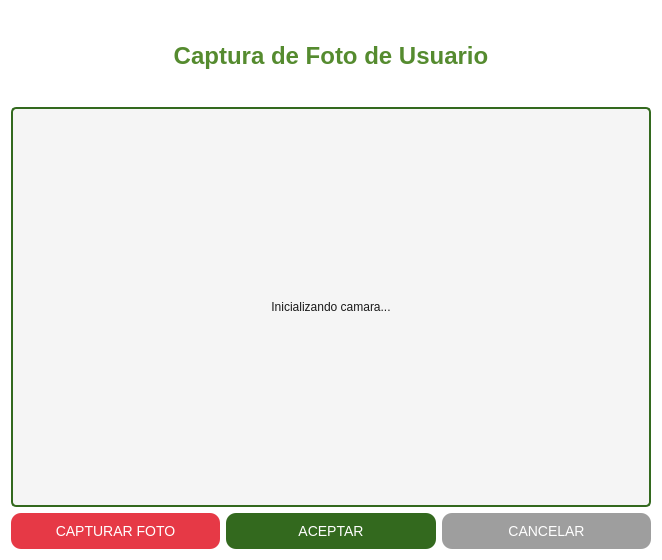
<?xml version="1.0" encoding="UTF-8"?>
<ui version="4.0">
 <class>CameraDialog</class>
 <widget class="QDialog" name="CameraDialog">
  <property name="geometry">
   <rect>
    <x>0</x>
    <y>0</y>
    <width>662</width>
    <height>560</height>
   </rect>
  </property>
  <property name="windowTitle">
   <string>Captura de Foto</string>
  </property>
  <property name="styleSheet">
   <string>background-color: #ffffff; color: #1a1a1a;</string>
  </property>
  <layout class="QVBoxLayout" name="verticalLayout">
   <item>
    <widget class="QLabel" name="lbl_titulo">
     <property name="styleSheet">
      <string>color: #558b2f;</string>
     </property>
     <property name="text">
      <string>&lt;html&gt;&lt;head/&gt;&lt;body&gt;&lt;p&gt;&lt;span style=&quot; font-size:18pt; font-weight:600;&quot;&gt;Captura de Foto de Usuario&lt;/span&gt;&lt;/p&gt;&lt;/body&gt;&lt;/html&gt;</string>
     </property>
     <property name="alignment">
      <set>Qt::AlignCenter</set>
     </property>
    </widget>
   </item>
   <item>
    <widget class="QLabel" name="lbl_video">
     <property name="minimumSize">
      <size>
       <width>640</width>
       <height>400</height>
      </size>
     </property>
     <property name="styleSheet">
      <string>background-color: #f5f5f5; border: 2px solid #33691e; border-radius: 5px;</string>
     </property>
     <property name="text">
      <string>Inicializando camara...</string>
     </property>
     <property name="alignment">
      <set>Qt::AlignCenter</set>
     </property>
    </widget>
   </item>
   <item>
    <layout class="QHBoxLayout" name="horizontalLayout">
     <item>
      <widget class="QPushButton" name="btn_capturar">
       <property name="cursor">
        <cursorShape>PointingHandCursor</cursorShape>
       </property>
       <property name="styleSheet">
        <string notr="true">QPushButton {
           background-color: #e63946;
           color: white;
           border: none;
           padding: 10px;
           font-size: 14px;
           border-radius: 10px;
        }
        QPushButton:hover {
           background-color: #ff6b6b;
        }</string>
       </property>
       <property name="text">
        <string>CAPTURAR FOTO</string>
       </property>
      </widget>
     </item>
     <item>
      <widget class="QPushButton" name="btn_aceptar">
       <property name="cursor">
        <cursorShape>PointingHandCursor</cursorShape>
       </property>
       <property name="styleSheet">
        <string notr="true">QPushButton {
           background-color: #33691e;
           color: white;
           border: none;
           padding: 10px;
           font-size: 14px;
           border-radius: 10px;
        }
        QPushButton:hover {
           background-color: #558b2f;
        }</string>
       </property>
       <property name="text">
        <string>ACEPTAR</string>
       </property>
      </widget>
     </item>
     <item>
      <widget class="QPushButton" name="btn_cancelar">
       <property name="cursor">
        <cursorShape>PointingHandCursor</cursorShape>
       </property>
       <property name="styleSheet">
        <string notr="true">QPushButton {
           background-color: #9e9e9e;
           color: white;
           border: none;
           padding: 10px;
           font-size: 14px;
           border-radius: 10px;
        }
        QPushButton:hover {
           background-color: #bdbdbd;
        }</string>
       </property>
       <property name="text">
        <string>CANCELAR</string>
       </property>
      </widget>
     </item>
    </layout>
   </item>
  </layout>
 </widget>
 <resources/>
 <connections>
  <connection>
   <sender>btn_cancelar</sender>
   <signal>clicked()</signal>
   <receiver>CameraDialog</receiver>
   <slot>reject()</slot>
   <hints>
    <hint type="sourcelabel">
     <x>577</x>
     <y>519</y>
    </hint>
    <hint type="destinationlabel">
     <x>649</x>
     <y>485</y>
    </hint>
   </hints>
  </connection>
 </connections>
</ui>
